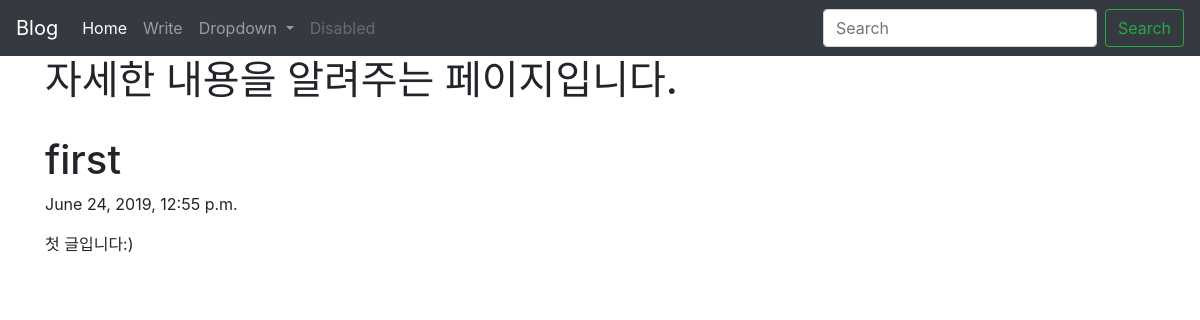
Page /blog/1/ on the committed database.
### blogapp/models.py (models this page shows, shortened)
class Blog(models.Model):
    title = models.CharField(max_length = 200)
    pub_date = models.DateTimeField('date published')
    body = models.TextField()

### blogapp/views.py (the view)
# urls.py: path('<int:blog_id>/', views.detail, name = "detail"),
def detail(request, blog_id):
    details = get_object_or_404(Blog, pk=blog_id) #pk는 검색조건
    return render(request, 'detail.html', {'details':details})

### blogapp/templates/detail.html
{% extends 'base.html' %}
{% block contents %}
<body>
    <div class = "container">
    <h1> 자세한 내용을 알려주는 페이지입니다. </h1>
        <bar><br>
        <h1>{{details.title}}</h1>
        <p>{{details.pub_date}}</p>
        <p>{{details.body}}</p>
    </div>
</body>
{% endblock %}

### rows in the picture
Blog: title "first", pub_date "June 24, 2019, 12:55 p.m.", body "첫 글입니다:)"
